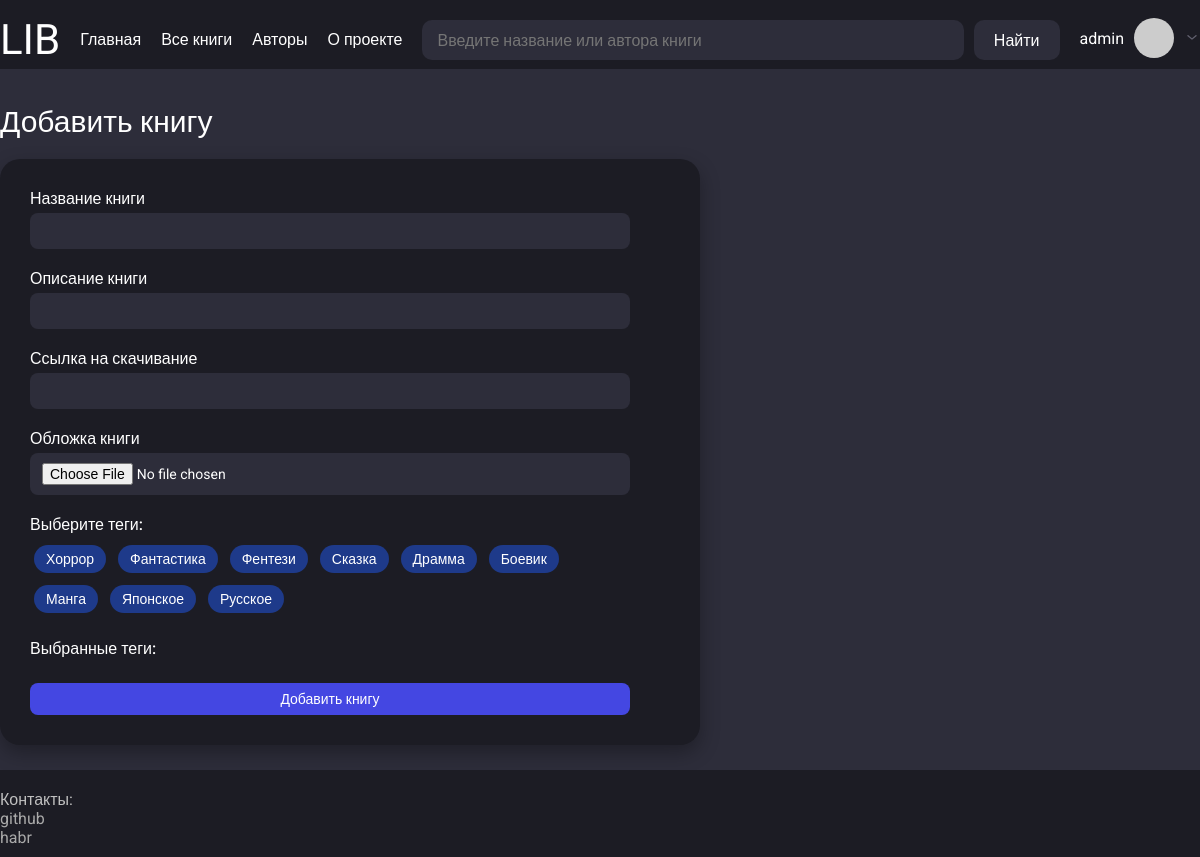
The app's page /books/add_book (signed in) with its own data.
### app/models.py (models this page shows, shortened)
class User(UserMixin, db.Model):
    __tablename__ = "users"
    id = sa.Column(sa.Integer, primary_key=True, autoincrement=True)
    username = sa.Column(sa.String(50), index=True, unique=True, nullable=False)
    email = sa.Column(sa.String(120), index=True, unique=True, nullable=False)
    hashed_password = sa.Column(sa.String(256), nullable=True)
    status = sa.Column(sa.String(25), default="rejected", nullable=True)  # approved, pending
    role = sa.Column(sa.String(15), default="user", nullable=True)  # admin
    reviews = so.relationship("Review", back_populates="user", cascade="all, delete-orphan")
    books = so.relationship("Book", secondary=users_books, back_populates="users")
    def avatar(self, size):
        digest = md5(self.email.lower().encode('utf-8')).hexdigest()
        return f"https://www.gravatar.com/avatar/{digest}?s={size}&d=identicon"

class Tag(db.Model):
    __tablename__ = "tags"
    id = sa.Column(sa.Integer, primary_key=True, autoincrement=True)
    name = sa.Column(sa.String(30), nullable=False, index=True)
    books = so.relationship("Book", secondary=books_tags, back_populates="tags")

### app/routes.py (the view, shortened to what this page needs)
@app.route("/books/add_book", methods=["GET", "POST"])
def add_book():
    form = AddBookForm()
    available_tags = [tag.name for tag in get_all_tags()]
    form.tags.choices = [(tag, tag) for tag in available_tags]
    params = {"title": "Добавить книгу",
              "local_css_file": "book.css",
              "form": form,
              "available_tags": available_tags}
    return render_template("create_book.html", **params)

### app/forms.py
class AddBookForm(FlaskForm):
    title = StringField("Название книги", validators=[DataRequired(), Length(3, 98)])
    description = StringField("Описание книги", validators=[DataRequired(), Length(min=10)])
    link_to_download = StringField("Ссылка на скачивание")
    book_photo = FileField("Обложка книги")
    authors = FieldList(FormField(AuthorForm), min_entries=1) # Минимум 1 поле для автора
    tags = MultiCheckboxField("Теги", choices=[])  # choices зададим в маршруте

class AuthorForm(FlaskForm):
    class Meta:
        csrf = False  # отключаем CSRF для вложенной формы
    name = StringField("Введите ФИО автора (через пробел)")

### app/models.py (called while the page is built)
@login.user_loader
def load_user(id):
    return db.session.get(User, int(id))

### app/services.py (called while the page is built)
def get_all_tags():
    return db.session.query(Tag).all()

### app/templates/create_book.html (shortened to what this page needs)
{% extends "base.html" %}
{% block content %}
<div class="book-detail-section-for-add">
    <form method="POST" enctype="multipart/form-data" class="add-book-form">
        <div class="form-group">
            {{ form.title.label(class="form-label") }}
            {{ form.title(class="form-input") }}
        </div>
        <div class="form-group">
            {{ form.description.label(class="form-label") }}
            {{ form.description(class="form-input") }}
        </div>
        <div class="form-group">
            {{ form.link_to_download.label(class="form-label") }}
            {{ form.link_to_download(class="form-input") }}
        </div>
        <div class="form-group">
            {{ form.book_photo.label(class="form-label") }}
            {{ form.book_photo(class="form-input") }}
        </div>
       <div class="form-group">
            <label class="form-label">Выберите теги:</label>
            <div id="available-tags">
                {% for tag in available_tags %}
                    <span class="tag-option" data-tag="{{ tag }}">{{ tag }}</span>
                {% endfor %}
            </div>
        </div>
        <div class="form-group">
            <label class="form-label">Выбранные теги:</label>
        </div>
        <button type="submit" class="book-card-button">Добавить книгу</button>
    </form>
</div>
{% endblock %}

### app/templates/base.html (shortened to what this page needs)
<!DOCTYPE html>
<html lang="ru">
<head>
    <link href="{{ url_for('static', filename='/css/style.css') }}" rel="stylesheet">
    {% if local_css_file %}
        <link href="{{ url_for('static', filename='/css/' ~ local_css_file) }}" rel="stylesheet">
    {% endif %}
</head>
<body>
    <div class="wrapper">
        <header class="header">
            <div class="container header-container">
                <div class="header-logo-container">
                    <p class="header-logo"><a href="{{ url_for('index') }}" class="header-logo-link">LIB</a></p>
                </div>
                <ul class="header-menu">
                    <li><a href="{{ url_for('index') }}" class="header-logo-link">Главная</a></li>
                    <li><a href="{{ url_for('books_list') }}" class="header-logo-link">Все книги</a></li>
                    <li><a href="{{ url_for('authors_list') }}" class="header-logo-link">Авторы</a></li>
                    <li><a href="{{ url_for('about_project') }}" class="header-logo-link">О проекте</a></li>
                </ul>
                <div class="header-search-container">
                        <input type="search" class="header-search" placeholder="Введите название или автора книги" id="ajax-search" name="search" autocomplete="off">
                        <button class="search-button-submit" id="search-button">Найти</button>
                </div>
                <div class="header-user-container">
                    {% if current_user.is_authenticated %}
                        <p class="header-user-nickname">
                            <a href="{{ url_for('user_account', username=current_user.username) }}" class="user-nickname-link">{{ current_user.username }}</a>
                        </p>
                        <img class="header-user-img" src="{{ current_user.avatar(60) }}" alt="Аватар">
                        <button class="arrow-userinfo-button">
                            <img class="header-arrow-down" src="{{ url_for('static', filename='images/arrow-ios-down.svg') }}" alt="Стрелка вниз">
                        </button>
                    {% else %}
                        <p class="header-user-nickname">
                            <a href="{{ url_for('register') }}" class="user-nickname-link">Зарегистрироваться</a>
                            <a href="{{ url_for('login') }}" class="user-nickname-link">Войти</a>
                        </p>
                    {% endif %}
                </div>
            </div>
        </header>
        <main class="main">
            <div class="container">
                <div class="main-container">
                    <h1 class="main-title">{{ title }}</h1>
                    {% block content %}{% endblock %}
                </div>
            </div>
        </main>
        <footer class="footer">
            <div class="container">
                <div class="footer-container">
                    <div class="footer-contact-container">
                        <p class="contact-title">Контакты:</p>
                        <ul class="contact-list">
                            <li><a href="https://github.com/taishakutenn" class="footer-contact-link">github</a></li>
                            <li><a href="https://habr.com/ru/users/taishakuten" class="footer-contact-link">habr</a></li>
                        </ul>
                    </div>
                </div>
            </div>
        </footer>
    </div>
</body>
</html>

### app/static/css/style.css (style rules this page uses)
html, body { margin: 0; padding: 0; height: 100%; font-family: 'Roboto', sans-serif; background-color: #2D2D3A; color: #FFFFFF; }
.wrapper { min-height: 100%; display: flex; flex-direction: column; }
.container { max-width: 1220px; width: 100%; margin: 0 auto; padding-top: 15px; padding-bottom: 5px; }
.header { background-color: #1C1C24; width: 100%; }
.header-container { display: flex; justify-content: space-between; align-items: flex-start; gap: 20px; flex-wrap: wrap; }
.header-logo { font-size: 42px; margin: 0; }
.header-logo-link { text-decoration: none; color: inherit; }
.header-menu { display: flex; gap: 20px; list-style: none; padding: 0; margin-top: 15px; }
.header-search-container { display: flex; gap: 10px; flex-grow: 1; margin-top: 5px; position: relative; }
.header-search { background-color: #2D2D3A; border: none; border-radius: 10px; padding: 10px 15px; color: white; flex-grow: 1; height: 40px; box-sizing: border-box; }
.search-button-submit { background-color: #2D2D3A; border: none; border-radius: 10px; color: white; padding: 0 20px; height: 40px; cursor: pointer; box-sizing: border-box; }
.header-user-container { position: relative; display: flex; align-items: center; gap: 10px; margin-top: 3px; }
.header-user-nickname { margin: 0; }
.user-nickname-link { text-decoration: none; color: inherit; }
.header-user-img { width: 40px; height: 40px; border-radius: 50%; }
.arrow-userinfo-button { background: none; border: none; cursor: pointer; }
.header-arrow-down { width: 16px; height: 16px; }
.main { flex-grow: 1; padding: 20px 0; }
.main-container { display: flex; flex-direction: column; }
.main-title { font-size: 30px; }
.footer { background-color: #1C1C24; width: 100%; padding: 5px 0; }
.footer-container { display: flex; justify-content: space-between; }
.footer-contact-container { display: flex; flex-direction: column; }
.contact-title { color: #C0C0C0; }
.contact-list { margin-top: a; }
.footer-contact-link { color: #A9A9A9; text-decoration: none; }

### app/static/css/book.css (style rules this page uses)
.book-card-button { background-color: #4447E2; color: white; padding: 8px 14px; border-radius: 8px; text-decoration: none; font-size: 14px; transition: background-color 0.2s; }
.book-detail-section-for-add { margin-top: 20px; max-width: 700px; background-color: #1C1C24; border-radius: 20px; padding: 30px; display: flex; flex-direction: column; gap: 20px; box-shadow: 0 8px 20px rgba(0, 0, 0, 0.3); }
.add-book-form { display: flex; flex-direction: column; gap: 20px; max-width: 600px; }
.form-group { display: flex; flex-direction: column; }
.form-label { font-size: 16px; font-weight: 500; margin-bottom: 5px; color: #ffffff; }
.form-input { padding: 10px 12px; border-radius: 8px; border: none; background-color: #2D2D3A; color: white; font-size: 14px; outline: none; }
.tag-option { display: inline-block; padding: 6px 12px; margin: 6px 4px; border-radius: 20px; background-color: #1e3a8a; color: #ffffff; font-size: 14px; cursor: pointer; transition: background-color 0.2s ease, transform 0.1s ease; border: none; user-select: none; }

### records on screen
User: username "admin"
Tag: name "Хоррор"
Tag: name "Фантастика"
Tag: name "Фентези"
Tag: name "Сказка"
Tag: name "Драмма"
Tag: name "Боевик"
Tag: name "Манга"
Tag: name "Японское"
Tag: name "Русское"

### other values on screen
{{ title }} "Добавить книгу"
